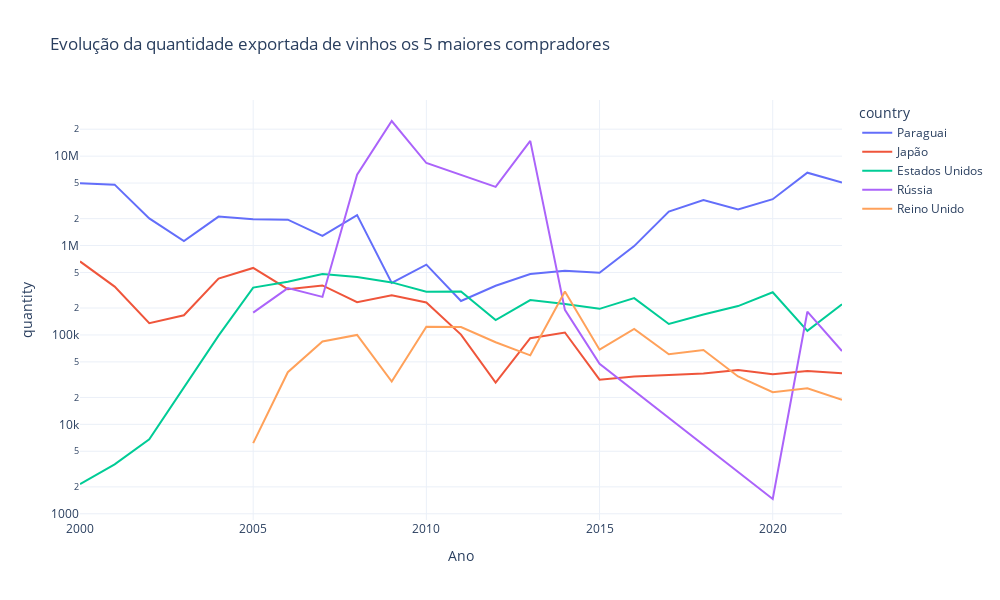

Source (notebook cell):
### Markdown cell above
### Top 5 - quantidade (1kg=1L)

### Code cell
px.line(
    exp_vinho_corrected.filter(
        pl.col("country").is_in(exp_vinho_top20["country"].limit(5))
    ),
    x="year",
    y="quantity",
    color="country",
    log_y=True,
    width=fig_w + 200,
    height=fig_h,
    title="Evolução da quantidade exportada de vinhos os 5 maiores compradores",
    labels={"value_corrected": "log da quantidade", "year": "Ano", "county": "país"},
)

### Figure 1 — Plotly figure (JSON) as saved in the notebook; plotly's stock layout.template omitted (floating-point values rounded to 4 significant figures)
{"data": [{"hovertemplate": "country=Paraguai<br>Ano=%{x}<br>quantity=%{y}<extra></extra>", "legendgroup": "Paraguai", "line": {"color": "#636efa", "dash": "solid"}, "marker": {"symbol": "circle"}, "mode": "lines", "name": "Paraguai", "orientation": "v", "showlegend": true, "type": "scatter", "x": [2000, 2001, 2002, 2003, 2004, 2005, 2006, 2007, 2008, 2009, 2010, 2011, 2012, 2013, 2014, 2015, 2016, 2017, 2018, 2019, 2020, 2021, 2022], "xaxis": "x", "y": [4963850, 4798797, 2013803, 1121672, 2108658, 1967985, 1947106, 1285459, 2191901, 381519, 610907, 240168, 354824, 479340, 521847, 495428, 985739, 2393470, 3234214, 2532097, 3299020, 6522527, 5076670], "yaxis": "y"}, {"hovertemplate": "country=Japão<br>Ano=%{x}<br>quantity=%{y}<extra></extra>", "legendgroup": "Japão", "line": {"color": "#EF553B", "dash": "solid"}, "marker": {"symbol": "circle"}, "mode": "lines", "name": "Japão", "orientation": "v", "showlegend": true, "type": "scatter", "x": [2000, 2001, 2002, 2003, 2004, 2005, 2006, 2007, 2008, 2009, 2010, 2011, 2012, 2013, 2014, 2015, 2016, 2017, 2018, 2019, 2020, 2021, 2022], "xaxis": "x", "y": [664186, 347523, 135602, 166028, 426482, 561421, 325031, 357943, 232293, 278194, 230678, 100835, 29281, 91988, 106426, 31597, 34341, 35421, 36993, 40627, 36443, 39491, 37324], "yaxis": "y"}, {"hovertemplate": "country=Estados Unidos<br>Ano=%{x}<br>quantity=%{y}<extra></extra>", "legendgroup": "Estados Unidos", "line": {"color": "#00cc96", "dash": "solid"}, "marker": {"symbol": "circle"}, "mode": "lines", "name": "Estados Unidos", "orientation": "v", "showlegend": true, "type": "scatter", "x": [2000, 2001, 2002, 2003, 2004, 2005, 2006, 2007, 2008, 2009, 2010, 2011, 2012, 2013, 2014, 2015, 2016, 2017, 2018, 2019, 2020, 2021, 2022], "xaxis": "x", "y": [2151, 3576, 6800, 25467, 98265, 338772, 392590, 479269, 443895, 387004, 304073, 306787, 146585, 245368, 222267, 195896, 258073, 132702, 169577, 210398, 300351, 111085, 220373], "yaxis": "y"}, {"hovertemplate": "country=Rússia<br>Ano=%{x}<br>quantity=%{y}<extra></extra>", "legendgroup": "Rússia", "line": {"color": "#ab63fa", "dash": "solid"}, "marker": {"symbol": "circle"}, "mode": "lines", "name": "Rússia", "orientation": "v", "showlegend": true, "type": "scatter", "x": [2005, 2006, 2007, 2008, 2009, 2010, 2012, 2013, 2014, 2015, 2020, 2021, 2022], "xaxis": "x", "y": [177600, 334200, 266400, 6207658, 24708654, 8373757, 4528176, 14795694, 190656, 47664, 1463, 181931, 66046], "yaxis": "y"}, {"hovertemplate": "country=Reino Unido<br>Ano=%{x}<br>quantity=%{y}<extra></extra>", "legendgroup": "Reino Unido", "line": {"color": "#FFA15A", "dash": "solid"}, "marker": {"symbol": "circle"}, "mode": "lines", "name": "Reino Unido", "orientation": "v", "showlegend": true, "type": "scatter", "x": [2005, 2006, 2007, 2008, 2009, 2010, 2011, 2012, 2013, 2014, 2015, 2016, 2017, 2018, 2019, 2020, 2021, 2022], "xaxis": "x", "y": [6174, 38281, 84613, 100097, 30092, 123624, 122629, 82937, 59161, 305807, 68382, 117045, 60711, 67788, 34303, 22915, 25316, 18835], "yaxis": "y"}], "layout": {"height": 600, "legend": {"title": {"text": "country"}, "tracegroupgap": 0}, "title": {"text": "Evolução da quantidade exportada de vinhos os 5 maiores compradores"}, "width": 1000, "xaxis": {"anchor": "y", "autorange": true, "domain": [0, 1], "range": [2000, 2022], "title": {"text": "Ano"}, "type": "linear"}, "yaxis": {"anchor": "x", "autorange": true, "domain": [0, 1], "range": [2.93, 7.628], "title": {"text": "quantity"}, "type": "log"}}}
